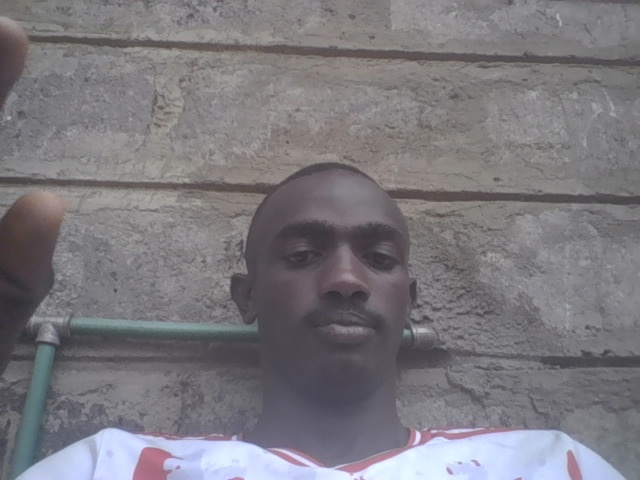
#> input picture data/evidence/EVT-20261002-132119-717016.jpg, 640 x 480 px, given in place of the camera
$ python main.py
#> lines starting #> are read from the running program, lines starting #| are printed output that depends on the picture
import cv2
import csv
import os
from datetime import datetime

camera = cv2.VideoCapture(0)

if not camera.isOpened():
    print("Could not open camera.")
    exit()

previous_frame = None

# Camera identity
CAMERA_ID = "CAM-01"

# Ignore very small motion areas
MIN_CONTOUR_AREA = 800

# Number of consecutive frames needed to confirm an event
START_CONFIRM_FRAMES = 2

# Quiet frames needed to end an event
NO_CHANGE_FRAMES_TO_END = 30

# Event history file
EVENTS_FILE = "data/events.csv"

# Folder for event evidence images
EVIDENCE_DIR = "data/evidence"

# Current event fields
EVENT_FIELDS = [
    "event_id",
    "camera_id",
    "start_time",
    "end_time",
    "region",
    "motion_area",
    "bbox_x",
    "bbox_y",
    "bbox_width",
    "bbox_height",
    "evidence_path",
    "duration_seconds"
]

# Create required folders
os.makedirs("data", exist_ok=True)
os.makedirs(EVIDENCE_DIR, exist_ok=True)


def prepare_event_file():
    """
    Create the event file or upgrade the older Day 8/Day 9 format.
    """

    if not os.path.exists(EVENTS_FILE):

        with open(
            EVENTS_FILE,
            "w",
            newline=""
        ) as file:

            writer = csv.writer(file)
            writer.writerow(EVENT_FIELDS)

        return

    # Read existing event history
    with open(
        EVENTS_FILE,
        "r",
        newline=""
    ) as file:

        reader = csv.DictReader(file)
        old_fields = reader.fieldnames
        rows = list(reader)

    # No migration needed if already using the new format
    if old_fields == EVENT_FIELDS:
        return

    print("Updating existing event history format...")

    migrated_rows = []

    for row in rows:

        event_id = row.get("event_id", "")

        evidence_file = os.path.join(
            EVIDENCE_DIR,
            event_id + ".jpg"
        )

        if os.path.exists(evidence_file):
            evidence_path = (
                "data/evidence/"
                + event_id
                + ".jpg"
            )
        else:
            evidence_path = ""

        migrated_rows.append({
            "event_id": event_id,
            "camera_id": CAMERA_ID,
            "start_time": row.get(
                "start_time",
                ""
            ),
            "end_time": row.get(
                "end_time",
                ""
            ),
            "region": row.get(
                "region",
                ""
            ),
            "motion_area": row.get(
                "motion_area",
                ""
            ),
            "bbox_x": "",
            "bbox_y": "",
            "bbox_width": "",
            "bbox_height": "",
            "evidence_path": evidence_path,
            "duration_seconds": row.get(
                "duration_seconds",
                ""
            )
        })

    # Rewrite file using the new format
    with open(
        EVENTS_FILE,
        "w",
        newline=""
    ) as file:

        writer = csv.DictWriter(
            file,
            fieldnames=EVENT_FIELDS
        )

        writer.writeheader()
        writer.writerows(migrated_rows)

    print(
        f"Event history updated. "
        f"{len(migrated_rows)} existing events kept."
    )


prepare_event_file()

event_active = False
no_change_frames = 0

candidate_region = None
start_confirm_frames = 0

event_id = None
event_start_time = None
event_region = None
event_area = None
event_bbox = None
event_evidence_path = None


while True:

    success, frame = camera.read()
#> frame is the input picture: shape (480, 640, 3); mean B, G, R 126.1, 121.1, 123.4

    if not success:
        print("Could not read frame.")
        break

    height, width = frame.shape[:2]
#> height = 480; width = 640

    # Find the centre of the camera image
    mid_x = width // 2
#> mid_x = 320
    mid_y = height // 2
#> mid_y = 240

    # Keep a copy of the original camera frame
    original_frame = frame.copy()

    # Convert current frame to grayscale
    gray_frame = cv2.cvtColor(
        frame,
        cv2.COLOR_BGR2GRAY
    )
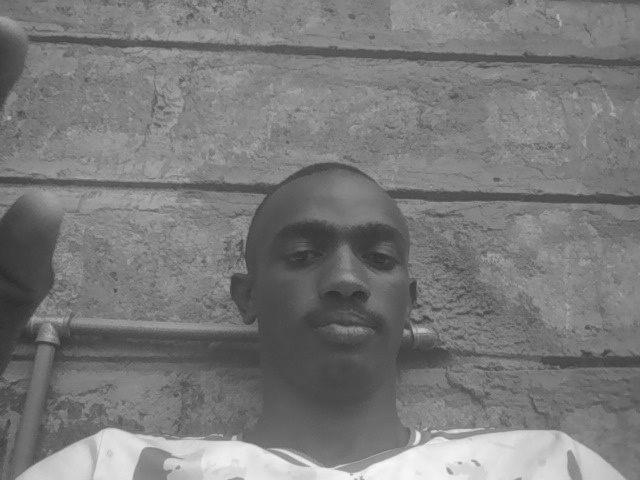
#> gray_frame: shape (480, 640); min 45, max 248, mean 122.4

    # Reduce small camera noise
    gray_frame = cv2.GaussianBlur(
        gray_frame,
        (5, 5),
        0
    )

    if previous_frame is not None:

        # Compare current frame with previous frame
        difference = cv2.absdiff(
            previous_frame,
            gray_frame
        )

        # Ignore very small pixel differences
        _, motion_mask = cv2.threshold(
            difference,
            25,
            255,
            cv2.THRESH_BINARY
        )

        # Remove small isolated noise
        small_kernel = cv2.getStructuringElement(
            cv2.MORPH_RECT,
            (3, 3)
        )

        motion_mask = cv2.morphologyEx(
            motion_mask,
            cv2.MORPH_OPEN,
            small_kernel
        )

        # Join nearby motion areas
        merge_kernel = cv2.getStructuringElement(
            cv2.MORPH_RECT,
            (7, 7)
        )

        motion_mask = cv2.morphologyEx(
            motion_mask,
            cv2.MORPH_CLOSE,
            merge_kernel
        )

        motion_mask = cv2.dilate(
            motion_mask,
            merge_kernel,
            iterations=1
        )

        # Find motion areas
        contours, _ = cv2.findContours(
            motion_mask,
            cv2.RETR_EXTERNAL,
            cv2.CHAIN_APPROX_SIMPLE
        )

        largest_area = 0
        largest_box = None

        # Find the largest useful motion area
        for contour in contours:

            area = cv2.contourArea(contour)

            if area >= MIN_CONTOUR_AREA and area > largest_area:

                largest_area = area
                largest_box = cv2.boundingRect(contour)

        if largest_box is not None:

            x, y, box_width, box_height = largest_box

            # Find the centre of the detected motion
            center_x = x + (box_width // 2)
            center_y = y + (box_height // 2)

            # Determine the approximate region
            if center_x < mid_x and center_y < mid_y:
                active_region = "TOP LEFT"

            elif center_x >= mid_x and center_y < mid_y:
                active_region = "TOP RIGHT"

            elif center_x < mid_x and center_y >= mid_y:
                active_region = "BOTTOM LEFT"

            else:
                active_region = "BOTTOM RIGHT"

            # Motion exists, so reset quiet-frame counter
            no_change_frames = 0

            # Confirm motion before starting an event
            if not event_active:

                if candidate_region == active_region:
                    start_confirm_frames += 1
                else:
                    candidate_region = active_region
                    start_confirm_frames = 1

                if start_confirm_frames >= START_CONFIRM_FRAMES:

                    event_active = True
                    start_confirm_frames = 0
                    candidate_region = None

                    # Create event ID
                    event_id = (
                        "EVT-"
                        + datetime.now().strftime(
                            "%Y%m%d-%H%M%S-%f"
                        )
                    )

                    # Record event information
                    event_start_time = datetime.now()
                    event_region = active_region
                    event_area = largest_area
                    event_bbox = (
                        x,
                        y,
                        box_width,
                        box_height
                    )

                    # Create evidence path
                    evidence_filename = (
                        event_id + ".jpg"
                    )

                    event_evidence_path = os.path.join(
                        EVIDENCE_DIR,
                        evidence_filename
                    )

                    # Save original camera frame
                    saved = cv2.imwrite(
                        event_evidence_path,
                        original_frame
                    )

                    if saved:
                        print(
                            f"Evidence saved: "
                            f"{event_evidence_path}"
                        )
                    else:
                        print(
                            "Could not save event evidence."
                        )

                    print(
                        f"EVENT STARTED! "
                        f"ID: {event_id} | "
                        f"Camera: {CAMERA_ID} | "
                        f"Region: {event_region} | "
                        f"Area: {event_area:.0f}"
                    )

            # Draw the motion box
            cv2.rectangle(
                frame,
                (x, y),
                (x + box_width, y + box_height),
                (255, 255, 255),
                2
            )

            # Display camera ID
            cv2.putText(
                frame,
                f"Camera: {CAMERA_ID}",
                (10, 30),
                cv2.FONT_HERSHEY_SIMPLEX,
                0.7,
                (255, 255, 255),
                2
            )

            # Display region
            cv2.putText(
                frame,
                f"Motion: {active_region}",
                (10, 60),
                cv2.FONT_HERSHEY_SIMPLEX,
                0.7,
                (255, 255, 255),
                2
            )

            # Display motion area
            cv2.putText(
                frame,
                f"Area: {largest_area:.0f}",
                (10, 90),
                cv2.FONT_HERSHEY_SIMPLEX,
                0.7,
                (255, 255, 255),
                2
            )

        else:

            # No useful motion found
            candidate_region = None
            start_confirm_frames = 0

            if event_active:

                no_change_frames += 1

                if no_change_frames >= NO_CHANGE_FRAMES_TO_END:

                    event_end_time = datetime.now()

                    duration = (
                        event_end_time - event_start_time
                    ).total_seconds()

                    x, y, box_width, box_height = event_bbox

                    # Save completed event
                    with open(
                        EVENTS_FILE,
                        "a",
                        newline=""
                    ) as file:

                        writer = csv.DictWriter(
                            file,
                            fieldnames=EVENT_FIELDS
                        )

                        writer.writerow({
                            "event_id": event_id,
                            "camera_id": CAMERA_ID,
                            "start_time":
                                event_start_time.strftime(
                                    "%Y-%m-%d %H:%M:%S"
                                ),
                            "end_time":
                                event_end_time.strftime(
                                    "%Y-%m-%d %H:%M:%S"
                                ),
                            "region": event_region,
                            "motion_area": int(event_area),
                            "bbox_x": x,
                            "bbox_y": y,
                            "bbox_width": box_width,
                            "bbox_height": box_height,
                            "evidence_path":
                                "data/evidence/"
                                + event_id
                                + ".jpg",
                            "duration_seconds":
                                f"{duration:.2f}"
                        })

                    print(
                        f"EVENT ENDED | "
                        f"ID: {event_id} | "
                        f"Duration: {duration:.2f}s"
                    )

                    event_active = False
                    no_change_frames = 0

                    event_id = None
                    event_start_time = None
                    event_region = None
                    event_area = None
                    event_bbox = None
                    event_evidence_path = None

    # Draw region boundaries
    cv2.line(
        frame,
        (mid_x, 0),
        (mid_x, height),
        (255, 255, 255),
        1
    )

    cv2.line(
        frame,
        (0, mid_y),
        (width, mid_y),
        (255, 255, 255),
        1
    )
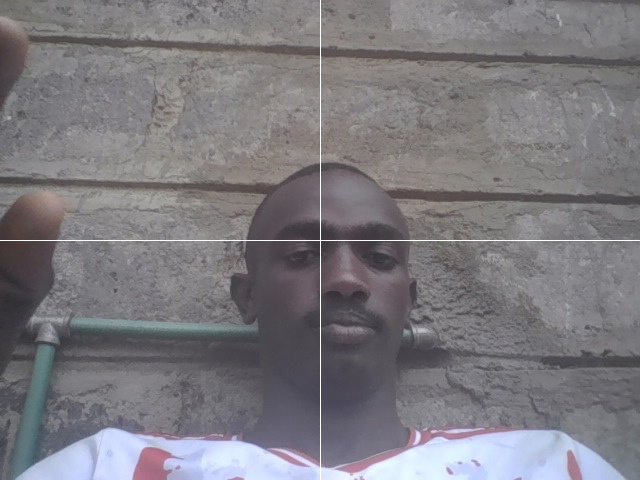
#> frame: shape (480, 640, 3); mean B, G, R 126.6, 121.7, 123.9

    # Save current frame for next comparison
    previous_frame = gray_frame

    cv2.imshow(
        "Project Sentinel - Event Metadata",
        frame
    )

    if cv2.waitKey(1) & 0xFF == ord("q"):
#> (key q is pressed here)
        break

camera.release()
cv2.destroyAllWindows()

$ run again, on data/evidence/EVT-20261002-132124-597336.jpg
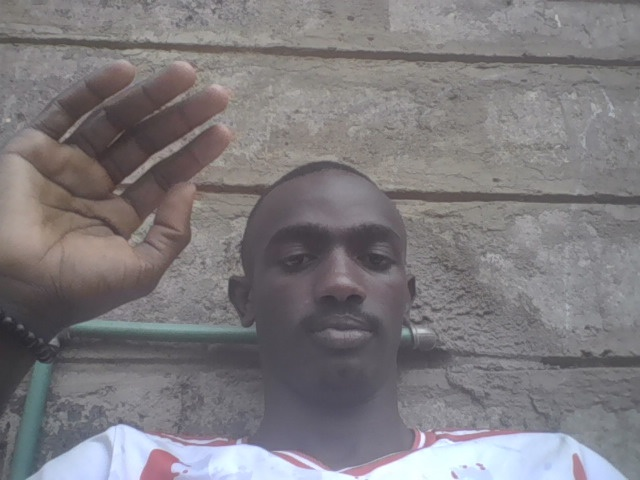
#> input picture data/evidence/EVT-20261002-132124-597336.jpg, 640 x 480 px, given in place of the camera
#> frame is the input picture: shape (480, 640, 3); mean B, G, R 126, 122.8, 126.2
#> `gray_frame = cv2.cvtColor( frame, cv2.COLOR_BGR2GRAY )`:
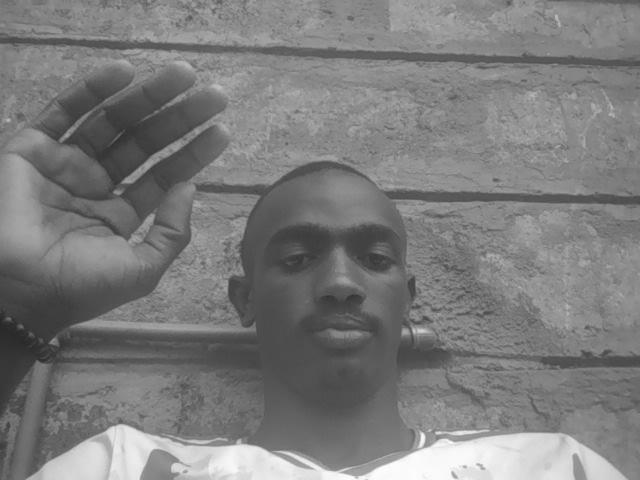
#> gray_frame: shape (480, 640); min 37, max 254, mean 124.2
#> `cv2.line( frame, (0, mid_y), (width, mid_y), (255, 255, 255), 1 )`:
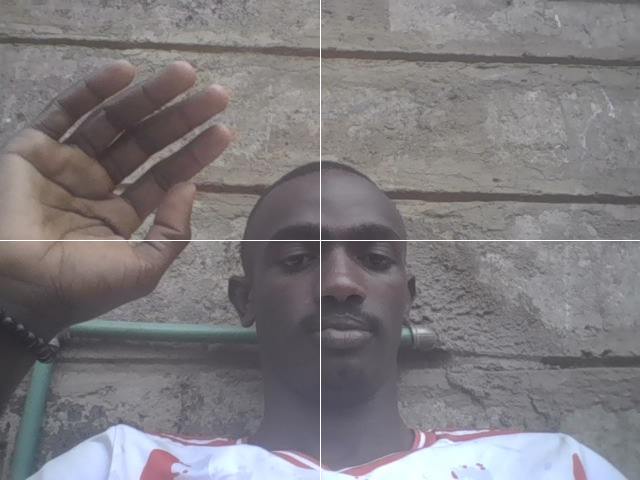
#> frame: shape (480, 640, 3); mean B, G, R 126.5, 123.3, 126.7

$ run again, on data/evidence/EVT-20261002-133939-358477.jpg
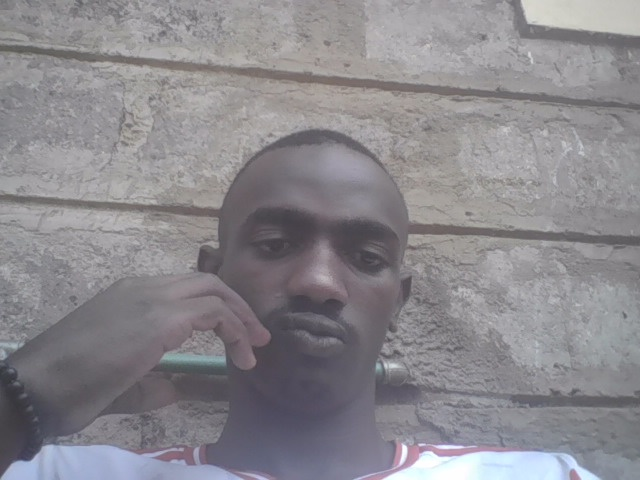
#> input picture data/evidence/EVT-20261002-133939-358477.jpg, 640 x 480 px, given in place of the camera
#> frame is the input picture: shape (480, 640, 3); mean B, G, R 140.9, 136, 138.4
#> `gray_frame = cv2.cvtColor( frame, cv2.COLOR_BGR2GRAY )`:
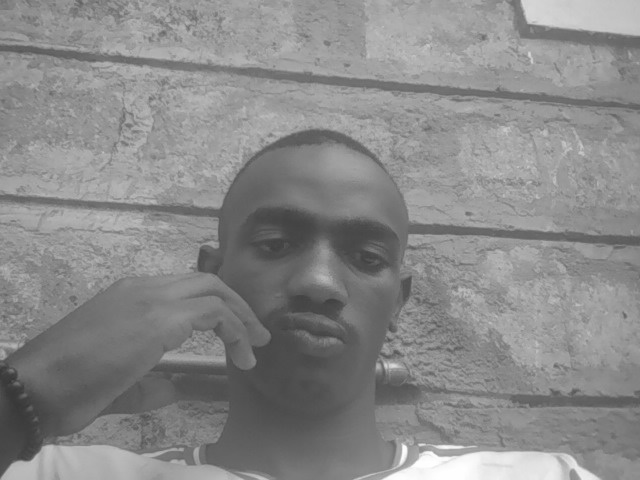
#> gray_frame: shape (480, 640); min 52, max 255, mean 137.3
#> `cv2.line( frame, (0, mid_y), (width, mid_y), (255, 255, 255), 1 )`:
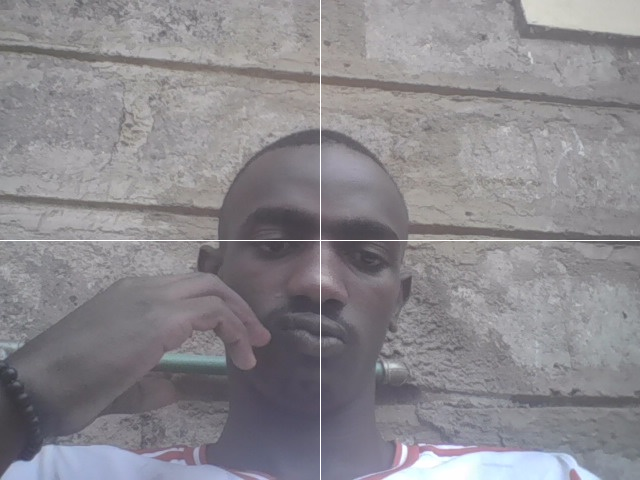
#> frame: shape (480, 640, 3); mean B, G, R 141.3, 136.5, 138.9
